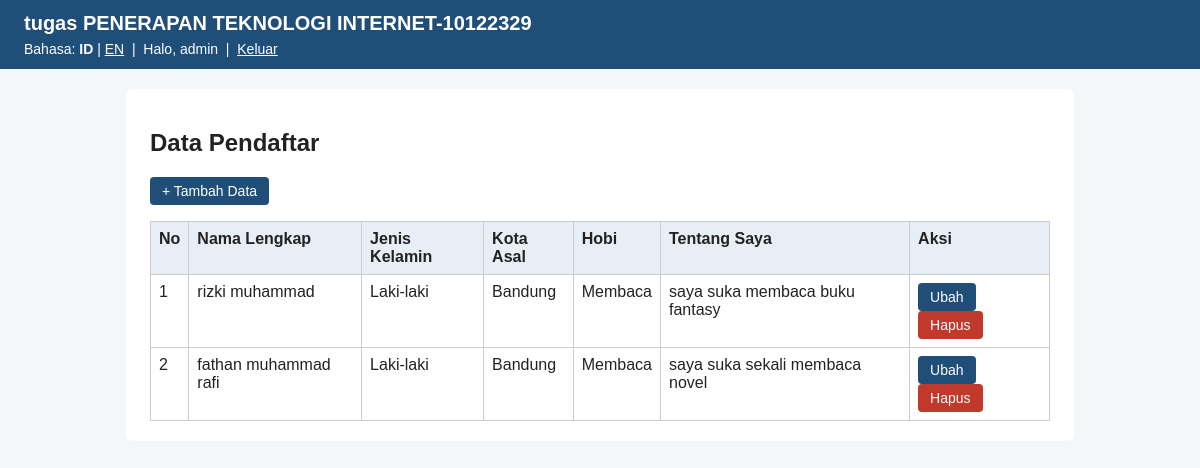
/index.php (signed in), run on the app's committed database.
### tables this page shows
CREATE TABLE `pendaftar` (
  `id` int(11) NOT NULL,
  `nama_lengkap` varchar(100) NOT NULL,
  `jenis_kelamin` enum('Laki-laki','Perempuan') NOT NULL,
  `kota_asal` varchar(50) NOT NULL,
  `hobi` set('Membaca','Olahraga','Memasak') DEFAULT NULL,
  `tentang_saya` text DEFAULT NULL,
  `created_at` timestamp NOT NULL DEFAULT current_timestamp()
);

### index.php (the view, shortened to what this page needs)
<?php
require 'helper.php';
$hasil = mysqli_query($conn, 'SELECT * FROM pendaftar ORDER BY id DESC');
mulai_halaman(t('data_pendaftar'));
?>
<p><a href="tambah.php" class="btn">+ <?= e(t('tambah')) ?></a></p>
<table>
    <tr>
        <th><?= e(t('no')) ?></th>
        <th><?= e(t('nama')) ?></th>
        <th><?= e(t('jk')) ?></th>
        <th><?= e(t('kota')) ?></th>
        <th><?= e(t('hobi')) ?></th>
        <th><?= e(t('tentang')) ?></th>
        <th><?= e(t('aksi')) ?></th>
    </tr>
    <?php $no = 1; while ($row = mysqli_fetch_assoc($hasil)): ?>
        <?php $daftar_hobi = $row['hobi'] ? explode(',', $row['hobi']) : []; ?>
        <tr>
            <td><?= $no++ ?></td>
            <td><?= e($row['nama_lengkap']) ?></td>
            <td><?= e(t('jk_' . $row['jenis_kelamin'])) ?></td>
            <td><?= e($row['kota_asal']) ?></td>
            <td><?= e(implode(', ', array_map(fn($h) => t('hobi_' . $h), $daftar_hobi))) ?></td>
            <td><?= nl2br(e($row['tentang_saya'])) ?></td>
            <td>
                <a href="edit.php?id=<?= (int) $row['id'] ?>" class="btn"><?= e(t('ubah')) ?></a>
                <form method="POST" action="hapus.php" class="inline"
                      onsubmit="return confirm(<?= e(json_encode(t('konfirmasi'))) ?>)">
                    <button type="submit" class="btn merah"><?= e(t('hapus')) ?></button>
                </form>
            </td>
        </tr>
    <?php endwhile; ?>
</table>
<?php akhiri_halaman(); ?>

### helper.php (shortened to what this page needs)
<?php
function t(string $kunci): string
{
    global $TEKS;
    return $TEKS[$_SESSION['lang']][$kunci] ?? $kunci;
}
function e($nilai): string
{
    return htmlspecialchars((string) $nilai, ENT_QUOTES, 'UTF-8', false);
}
function link_bahasa(string $kode): string
{
    return basename($_SERVER['PHP_SELF']) . '?' . http_build_query(array_merge($_GET, ['lang' => $kode]));
}
function mulai_halaman(string $judul): void
{
    $lang  = $_SESSION['lang'];
    $masuk = !empty($_SESSION['login']);
    ?>
<!DOCTYPE html>
<html lang="<?= e($lang) ?>">
<head>
</head>
<body>
<header>
    <h1>tugas PENERAPAN TEKNOLOGI INTERNET-10122329</h1>
    <nav>
        <?= e(t('bahasa')) ?>:
        <a href="<?= e(link_bahasa('id')) ?>" class="<?= $lang === 'id' ? 'aktif' : '' ?>">ID</a> |
        <a href="<?= e(link_bahasa('en')) ?>" class="<?= $lang === 'en' ? 'aktif' : '' ?>">EN</a>
        <?php if ($masuk): ?>
            &nbsp;|&nbsp; <?= e(t('halo')) ?>, <?= e($_SESSION['username']) ?>
            &nbsp;|&nbsp; <a href="logout.php"><?= e(t('keluar')) ?></a>
        <?php endif; ?>
    </nav>
</header>
<main>
<h2><?= e($judul) ?></h2>
<?php
}
function akhiri_halaman(): void
{
    echo "</main>\n</body>\n</html>\n";
}

### helper.php (style rules this page uses)
body { font-family: Arial, sans-serif; margin: 0; background: #f4f6f8; color: #222; }
header { background: #1f4e79; color: #fff; padding: 12px 24px; }
header h1 { margin: 0 0 6px; font-size: 20px; }
nav { font-size: 14px; }
nav a { color: #fff; }
nav a.aktif { font-weight: bold; text-decoration: none; }
main { max-width: 900px; margin: 20px auto; background: #fff; padding: 20px 24px; border-radius: 6px; }
table { border-collapse: collapse; width: 100%; }
th, td { border: 1px solid #ccc; padding: 8px; text-align: left; vertical-align: top; }
th { background: #e8eef5; }
.btn { display: inline-block; padding: 6px 12px; background: #1f4e79; color: #fff; border: 0; border-radius: 4px; text-decoration: none; cursor: pointer; font-size: 14px; }
.btn.merah { background: #c0392b; }
form.inline { display: inline; }

### data on the page
pendaftar: nama_lengkap "rizki muhammad", jenis_kelamin "Laki-laki", kota_asal "Bandung", hobi "Membaca", tentang_saya "saya suka membaca buku fantasy"
pendaftar: nama_lengkap "fathan muhammad rafi", jenis_kelamin "Laki-laki", kota_asal "Bandung", hobi "Membaca", tentang_saya "saya suka sekali membaca novel"

### other printed values
t('bahasa') "Bahasa"
t('halo') "Halo"
$_SESSION['username'] "admin"
t('keluar') "Keluar"
$judul "Data Pendaftar"
t('tambah') "Tambah Data"
t('no') "No"
t('nama') "Nama Lengkap"
t('jk') "Jenis Kelamin"
t('kota') "Kota Asal"
t('hobi') "Hobi"
t('tentang') "Tentang Saya"
t('aksi') "Aksi"
